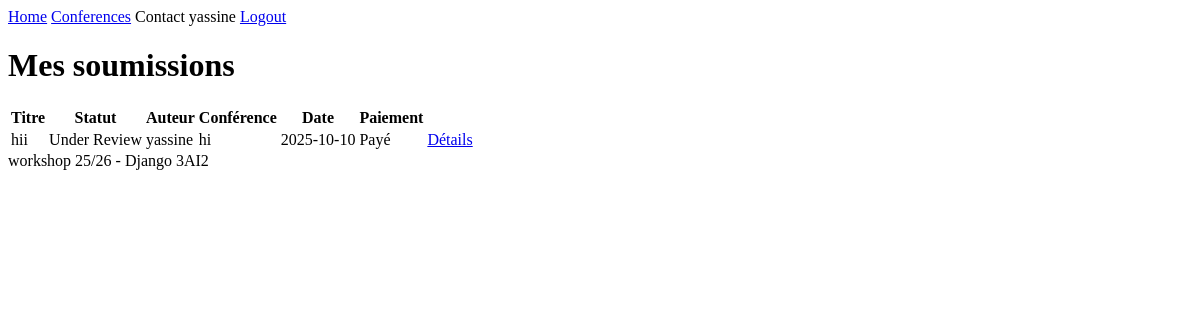
The page /conference/conferences/2/submissions/ (signed in) on the database as committed earlier.
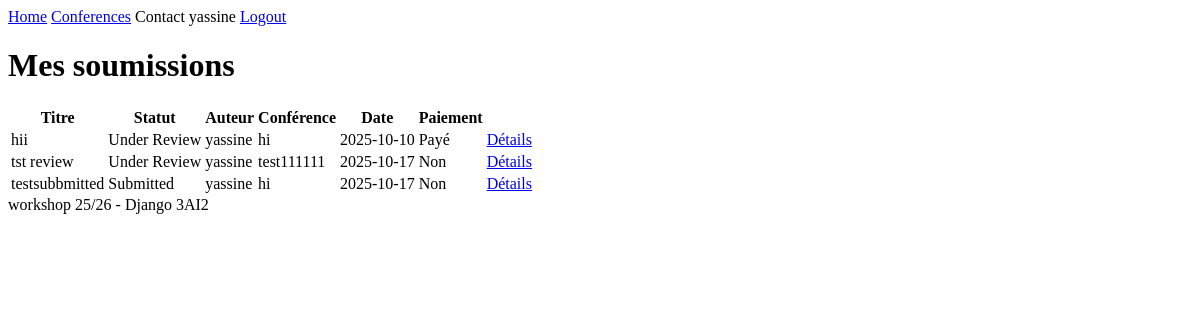
The same page on the database as committed later.
### ConferenceApp/models.py (models this page shows, shortened)
class SUBMISSION(models.Model):
    submission_id = models.CharField(max_length=255,primary_key=True,unique=True,editable=False,default=generate_submission_id)
    title = models.CharField(max_length=255)
    abstract = models.TextField()
    keywords = models.TextField(validators=[validate_keywords])
    papers = models.FileField(upload_to='paper/',validators=[FileExtensionValidator(allowed_extensions=['pdf'])])
    STATUS =[
        ('submitted','submitted'),
        ('under review', 'under review'),
        ('accepted', 'accepted'),
        ('rejected', 'rejected')
    ]
    status = models.CharField(max_length=50,choices=STATUS)
    payed = models.BooleanField(default=False)
    submission_date= models.DateField(auto_now=True)
    created_at = models.DateTimeField(auto_now_add=True)
    updated_at = models.DateTimeField(auto_now=True)
    user = models.ForeignKey('UserApp.USER',on_delete=models.CASCADE,related_name='submissions')
    conference = models.ForeignKey(CONFERENCE,on_delete=models.CASCADE,related_name='submissions')

class CONFERENCE(models.Model):
    conference_id = models.AutoField(primary_key=True)
    name = models.CharField(max_length=255)
    description = models.TextField(validators=[MaxLengthValidator(30, "Description must be at most 30 characters long.")])
    Theme_list = [
        ('CSAI', 'Computer Science & Artificial Intelligence'),
        ('SE', 'Science & Engineering'),
        ('SSE', 'Social Sciences & Education'),
        ('IT', 'Interdisciplinary Themes'),
    ]
    Theme = models.CharField(max_length=225,choices=Theme_list)
    location = models.CharField(max_length=255)
    start_date = models.DateField()
    end_date = models.DateField()
    created_at = models.DateTimeField(auto_now_add=True)
    updated_at = models.DateTimeField(auto_now=True)
    def __str__(self):
        return self.name

### UserApp/models.py (models this page shows, shortened)
class USER(AbstractUser):
    user_id = models.CharField(max_length=8,primary_key=True,editable=False,unique=True)
    first_name = models.CharField(max_length=255,validators=[name_validator])
    last_name = models.CharField(max_length=255,validators=[name_validator])
    affiliation = models.CharField(max_length=255)
    ROLE = [
        ("participant", "participant"),
        ("comitee","organizing comitee member")
    ]
    role = models.CharField(max_length=255,choices= ROLE,default="participant")
    email = models.EmailField(unique=True,validators=[verify_email])
    nationality = models.CharField(max_length=255)
    created_at = models.DateTimeField(auto_now_add=True)
    updated_at = models.DateTimeField(auto_now=True)

### ConferenceApp/views.py (the view)
class SubmissionListView(LoginRequiredMixin, ListView):
    model = SUBMISSION
    template_name = "submission/liste.html"
    context_object_name = "liste"
    def get_queryset(self):
        qs = (SUBMISSION.objects
              .select_related("conference", "user")
              .filter(user=self.request.user))
        conf_id = self.request.GET.get("conference")
        if conf_id:
            qs = qs.filter(conference_id=conf_id)
        return qs

### templates/submission/liste.html
{% extends "base.html" %}
{% block content %}
<h1>Mes soumissions</h1>
<table>
  <thead>
    <tr>
      <th>Titre</th>
      <th>Statut</th>
      <th>Auteur</th>
      <th>Conférence</th>
      <th>Date</th>
      <th>Paiement</th>
      <th></th>
    </tr>
  </thead>
  <tbody>
    {% for s in liste %}
      <tr>
        <td>{{ s.title }}</td>
        <td>{{ s.status|title }}</td>
        <td>{{ s.user.get_full_name|default:s.user.username }}</td>
        <td>{{ s.conference }}</td>
        <td>{{ s.submission_date|date:"Y-m-d" }}</td>
        <td>{{ s.payed|yesno:"Payé,Non" }}</td>
<td><a href="{% url 'submission_detail' s.pk %}">Détails</a></td>
      </tr>
    {% empty %}
      <tr><td colspan="7">Aucune soumission pour cette conférence.</td></tr>
    {% endfor %}
  </tbody>
</table>
{% endblock %}

Rows that differ between the two databases and show on the page:
added SUBMISSION: title "tst review", status "Under Review", user.get_full_name "yassine", conference "test111111", submission_date "2025-10-17", payed "Non"
added SUBMISSION: title "testsubbmitted", status "Submitted", user.get_full_name "yassine", conference "hi", submission_date "2025-10-17", payed "Non"
